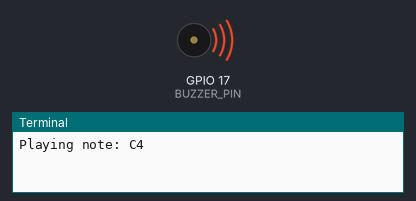
The program below on a simulated Raspberry Pi (BCM pin numbers). On the bench: buzzer (waves = sounding), the last lines printed to the terminal. At 28.2 s the program stops and its outputs stay as they are.

Above: at 0.2 s.
At 5.25 s:
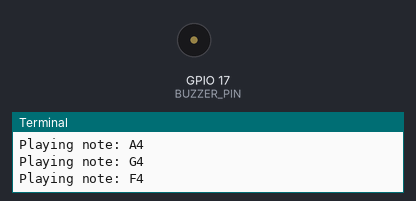
Timing chart, 0 to 5.5 s (numbered marks = the images above):
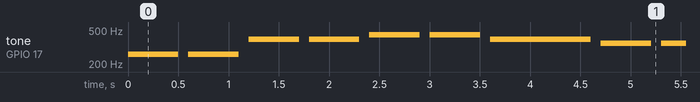

Measured:
- by itself, tone on GPIO 17 (BUZZER_PIN): plays 261 Hz for 0.50 s, 261 Hz for 0.50 s, 392 Hz for 0.50 s, 392 Hz for 0.50 s, 440 Hz for 0.50 s, 440 Hz for 0.50 s … (42 notes in this stretch)

The program:

buzzer_melody_smallstar.py
```python
import RPi.GPIO as GPIO
import time
# GPIO 모드 설정
GPIO.setmode(GPIO.BCM)

BUZZER_PIN =17
GPIO.setup(BUZZER_PIN, GPIO.OUT)
pwm =None
# PWM 인스턴스 생성 및 초기 주파수(100Hz) 설정
pwm =GPIO.PWM(BUZZER_PIN, 100)
pwm.start(0)

# 주요 음표의 주파수 (단위: Hz)
notes = {
  'C4': 261.63,
  'D4': 293.66,
  'E4': 329.63,
  'F4': 349.23,
  'G4': 392.00,
  'A4': 440.00,
  'B4': 493.88,
  'C5': 523.25 # 추가된 높은 도 음표
}
# 작은별 악보 작성
melody = [('C4', 0.5), ('C4', 0.5), ('G4', 0.5), ('G4', 0.5), ('A4', 0.5), ('A4', 0.5), ('G4', 1),
('F4', 0.5), ('F4', 0.5), ('E4', 0.5), ('E4', 0.5), ('D4', 0.5), ('D4', 0.5), ('C4', 1),
('G4', 0.5), ('G4', 0.5), ('F4', 0.5), ('F4', 0.5), ('E4', 0.5), ('E4', 0.5), ('D4', 1),
('G4', 0.5), ('G4', 0.5), ('F4', 0.5), ('F4', 0.5), ('E4', 0.5), ('E4', 0.5), ('D4', 1),
('C4', 0.5), ('C4', 0.5), ('G4', 0.5), ('G4', 0.5), ('A4', 0.5), ('A4', 0.5), ('G4', 1),
('F4', 0.5), ('F4', 0.5), ('E4', 0.5), ('E4', 0.5), ('D4', 0.5), ('D4', 0.5), ('C4', 1)
]

def play(note, duration):
  print(f"Playing note: {note}")
  pwm.ChangeFrequency(notes[note])
  pwm.ChangeDutyCycle(10) # 켜짐
  time.sleep(duration) # 음표 지속 시간
  pwm.ChangeDutyCycle(0) # 꺼짐
try:
  for note, duration in melody:
    play(note, duration)
    time.sleep(0.1) # 음표 사이의 간격
finally:
  if pwm is not None:
    try:
      pwm.stop()
    except:
      pass
    del pwm
  GPIO.cleanup()
```
